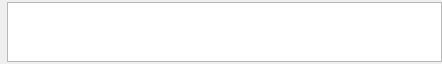
<?xml version="1.0" encoding="UTF-8"?>
<ui version="4.0">
 <class>VideoItemWidget</class>
 <widget class="QWidget" name="VideoItemWidget">
  <property name="geometry">
   <rect>
    <x>0</x>
    <y>0</y>
    <width>442</width>
    <height>64</height>
   </rect>
  </property>
  <property name="windowTitle">
   <string>Form</string>
  </property>
  <layout class="QGridLayout" name="gridLayout">
   <property name="leftMargin">
    <number>0</number>
   </property>
   <property name="topMargin">
    <number>2</number>
   </property>
   <property name="rightMargin">
    <number>0</number>
   </property>
   <property name="bottomMargin">
    <number>2</number>
   </property>
   <property name="spacing">
    <number>0</number>
   </property>
   <item row="0" column="1">
    <widget class="QTextBrowser" name="textBrowserVideoDescription">
     <property name="sizePolicy">
      <sizepolicy hsizetype="Expanding" vsizetype="Ignored">
       <horstretch>0</horstretch>
       <verstretch>0</verstretch>
      </sizepolicy>
     </property>
     <property name="html">
      <string notr="true">&lt;!DOCTYPE HTML PUBLIC &quot;-//W3C//DTD HTML 4.0//EN&quot; &quot;http://www.w3.org/TR/REC-html40/strict.dtd&quot;&gt;
&lt;html&gt;&lt;head&gt;&lt;meta name=&quot;qrichtext&quot; content=&quot;1&quot; /&gt;&lt;style type=&quot;text/css&quot;&gt;
p, li { white-space: pre-wrap; }
&lt;/style&gt;&lt;/head&gt;&lt;body style=&quot; font-family:'Sans Serif'; font-size:10pt; font-weight:400; font-style:normal;&quot;&gt;
&lt;p style=&quot;-qt-paragraph-type:empty; margin-top:0px; margin-bottom:0px; margin-left:0px; margin-right:0px; -qt-block-indent:0; text-indent:0px;&quot;&gt;&lt;/p&gt;&lt;/body&gt;&lt;/html&gt;</string>
     </property>
     <property name="textInteractionFlags">
      <set>Qt::LinksAccessibleByMouse</set>
     </property>
     <property name="openExternalLinks">
      <bool>true</bool>
     </property>
    </widget>
   </item>
   <item row="0" column="0">
    <widget class="QLabel" name="labelVideoImage">
     <property name="text">
      <string notr="true"/>
     </property>
     <property name="scaledContents">
      <bool>true</bool>
     </property>
    </widget>
   </item>
  </layout>
 </widget>
 <resources>
  <include location="qmc2.qrc"/>
 </resources>
 <connections/>
</ui>
